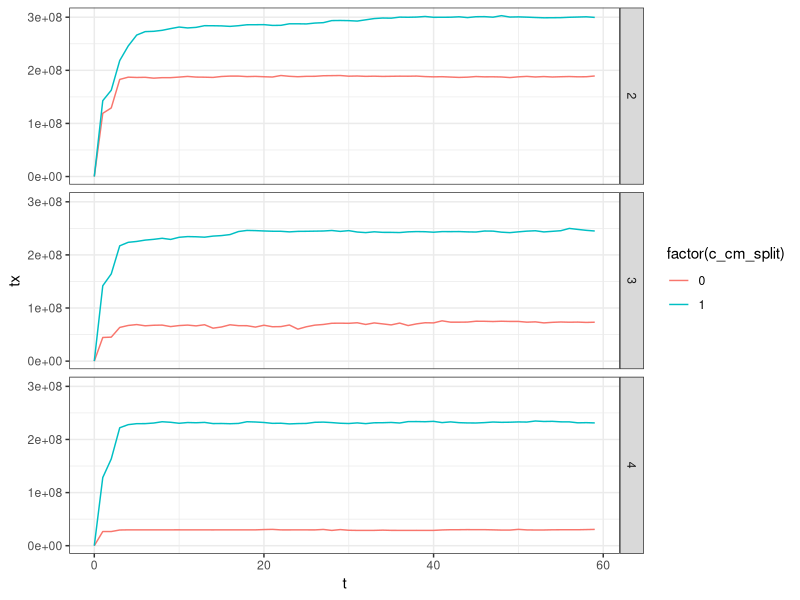
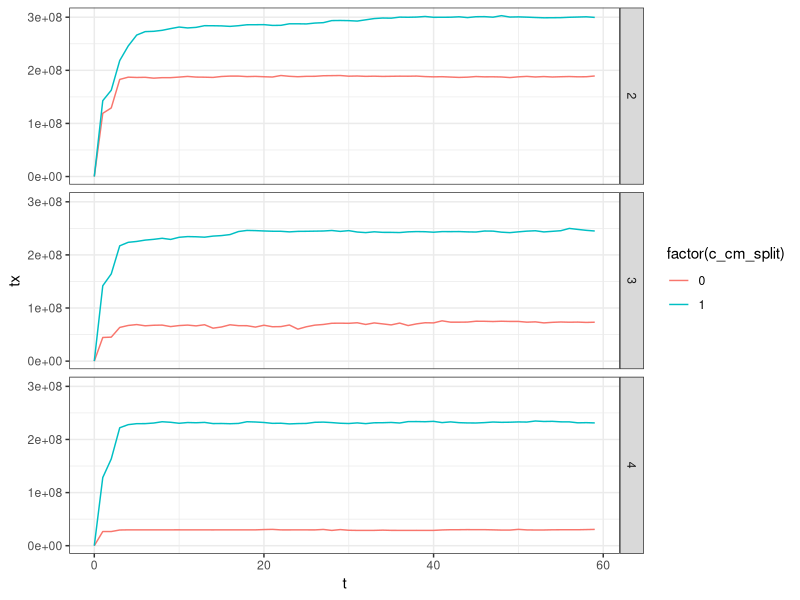

Write the R code that produced these figures, in order. (Note: this script raises an error after producing the figures.)
library(ggplot2)
library(sqldf)
library(Cairo)
library(stringr)
library(scales)
# Rome

dev.set(0)
df=read.csv('./results_pos_max.csv')
d=sqldf("select * from df")
tx <- ggplot(d, aes(t, tx, color=factor(c_cm_split), group=c_cm_split)) + geom_line()
tx <- tx + facet_grid (row=vars(cm_threads_pro_page), cols=vars()) + theme_bw() + expand_limits(y=0)
print(tx)

CairoPDF("./max_gain.pdf", bg="transparent")
print(tx)
dev.off()

aux =sqldf("select t, max(GHz) GHz, min(instr) instr, consumed_pages,
 max(space_usage_gib) space_usage_gib,
 sum(dt_restarts_update_same_size) restarts,
 sum(cm_split_succ_counter) splits,
 sum(cm_merge_succ_counter) merge_succ,
 sum(cm_merge_fail_counter) merge_fail,
c_cm_split,c_su_merge,cm_threads_pro_page,
  c_dram_gib,c_worker_threads,c_cm_update_tracker_pct from d  group by t, c_dram_gib, c_worker_threads, c_cm_update_tracker_pct, c_cm_split, c_su_merge, cm_threads_pro_page")
plot <- ggplot(aux, aes(t)) + geom_line(aes(y=splits), color="red") + geom_line(aes(y=merge_succ), colour="blue")  + geom_line(aes(y=merge_fail), colour="green")# + geom_line(aes(y=consumed_pages), color="purple")
#plot <- ggplot(aux, aes(t))
plot <- plot + facet_grid (row=vars(cm_threads_pro_page), cols=vars())
print(plot)
sqldf("select t, consumed_pages from d order by consumed_pages desc limit 10")
